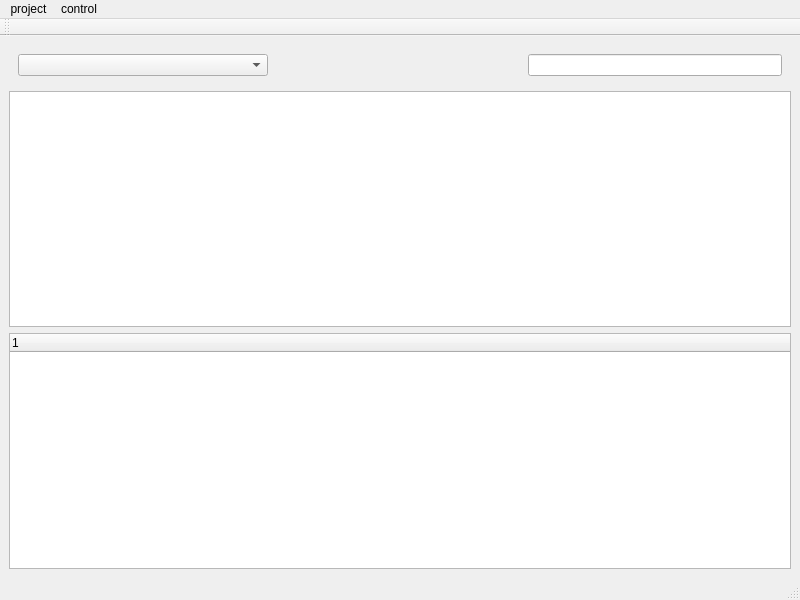
<?xml version="1.0" encoding="UTF-8"?>
<ui version="4.0">
 <class>MainWindow</class>
 <widget class="QMainWindow" name="MainWindow">
  <property name="geometry">
   <rect>
    <x>0</x>
    <y>0</y>
    <width>800</width>
    <height>600</height>
   </rect>
  </property>
  <property name="windowTitle">
   <string>GSniffer</string>
  </property>
  <widget class="QWidget" name="centralwidget">
   <layout class="QVBoxLayout" name="verticalLayout_2">
    <item>
     <widget class="QWidget" name="widget" native="true">
      <layout class="QHBoxLayout" name="horizontalLayout">
       <item>
        <widget class="QComboBox" name="NICBox">
         <property name="minimumSize">
          <size>
           <width>250</width>
           <height>0</height>
          </size>
         </property>
        </widget>
       </item>
       <item>
        <spacer name="horizontalSpacer">
         <property name="orientation">
          <enum>Qt::Horizontal</enum>
         </property>
         <property name="sizeHint" stdset="0">
          <size>
           <width>40</width>
           <height>20</height>
          </size>
         </property>
        </spacer>
       </item>
       <item>
        <widget class="QLineEdit" name="SrchFilter"/>
       </item>
      </layout>
     </widget>
    </item>
    <item>
     <layout class="QVBoxLayout" name="verticalLayout">
      <item>
       <widget class="QTableWidget" name="PktTable"/>
      </item>
      <item>
       <widget class="QTreeWidget" name="PktTree">
        <column>
         <property name="text">
          <string notr="true">1</string>
         </property>
        </column>
       </widget>
      </item>
     </layout>
    </item>
   </layout>
  </widget>
  <widget class="QMenuBar" name="menubar">
   <property name="geometry">
    <rect>
     <x>0</x>
     <y>0</y>
     <width>800</width>
     <height>21</height>
    </rect>
   </property>
   <widget class="QMenu" name="menuproject">
    <property name="title">
     <string>project</string>
    </property>
   </widget>
   <widget class="QMenu" name="menurun">
    <property name="title">
     <string>control</string>
    </property>
    <addaction name="actionrunstop"/>
    <addaction name="actionclear"/>
   </widget>
   <addaction name="menuproject"/>
   <addaction name="menurun"/>
  </widget>
  <widget class="QStatusBar" name="statusbar"/>
  <widget class="QToolBar" name="toolBar">
   <property name="windowTitle">
    <string>toolBar</string>
   </property>
   <attribute name="toolBarArea">
    <enum>TopToolBarArea</enum>
   </attribute>
   <attribute name="toolBarBreak">
    <bool>false</bool>
   </attribute>
  </widget>
  <action name="actionrunstop">
   <property name="text">
    <string>run</string>
   </property>
  </action>
  <action name="actionclear">
   <property name="text">
    <string>clear</string>
   </property>
  </action>
 </widget>
 <resources/>
 <connections/>
</ui>
